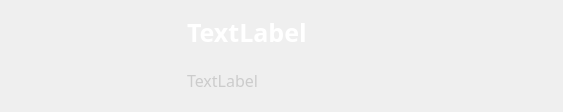
<?xml version="1.0" encoding="UTF-8"?>
<ui version="4.0">
 <class>SaveItem</class>
 <widget class="QWidget" name="SaveItem">
  <property name="geometry">
   <rect>
    <x>0</x>
    <y>0</y>
    <width>563</width>
    <height>108</height>
   </rect>
  </property>
  <property name="sizePolicy">
   <sizepolicy hsizetype="Preferred" vsizetype="Minimum">
    <horstretch>0</horstretch>
    <verstretch>0</verstretch>
   </sizepolicy>
  </property>
  <property name="windowTitle">
   <string>SaveItem</string>
  </property>
  <layout class="QHBoxLayout" name="horizontalLayout" stretch="3,1,9">
   <item>
    <widget class="QLabel" name="imgLabel">
     <property name="sizePolicy">
      <sizepolicy hsizetype="Fixed" vsizetype="Fixed">
       <horstretch>0</horstretch>
       <verstretch>0</verstretch>
      </sizepolicy>
     </property>
     <property name="minimumSize">
      <size>
       <width>160</width>
       <height>90</height>
      </size>
     </property>
     <property name="maximumSize">
      <size>
       <width>160</width>
       <height>90</height>
      </size>
     </property>
     <property name="text">
      <string/>
     </property>
    </widget>
   </item>
   <item>
    <spacer name="horizontalSpacer">
     <property name="orientation">
      <enum>Qt::Horizontal</enum>
     </property>
     <property name="sizeType">
      <enum>QSizePolicy::Maximum</enum>
     </property>
     <property name="sizeHint" stdset="0">
      <size>
       <width>10</width>
       <height>20</height>
      </size>
     </property>
    </spacer>
   </item>
   <item>
    <layout class="QVBoxLayout" name="verticalLayout">
     <item>
      <widget class="QLabel" name="saveNameLabel">
       <property name="font">
        <font>
         <family>Microsoft YaHei</family>
         <pointsize>-1</pointsize>
         <weight>62</weight>
         <bold>true</bold>
        </font>
       </property>
       <property name="styleSheet">
        <string notr="true">color:white;
font-size: 25px;
font-weight: 500;</string>
       </property>
       <property name="text">
        <string>TextLabel</string>
       </property>
       <property name="alignment">
        <set>Qt::AlignLeading|Qt::AlignLeft|Qt::AlignVCenter</set>
       </property>
      </widget>
     </item>
     <item>
      <widget class="QLabel" name="lastModifiedLabel">
       <property name="font">
        <font>
         <family>Microsoft YaHei</family>
         <pointsize>12</pointsize>
        </font>
       </property>
       <property name="styleSheet">
        <string notr="true">color: #cccccc;
font-size:0.6em;</string>
       </property>
       <property name="text">
        <string>TextLabel</string>
       </property>
       <property name="alignment">
        <set>Qt::AlignLeading|Qt::AlignLeft|Qt::AlignVCenter</set>
       </property>
      </widget>
     </item>
    </layout>
   </item>
  </layout>
 </widget>
 <layoutdefault spacing="6" margin="11"/>
 <resources/>
 <connections/>
</ui>
